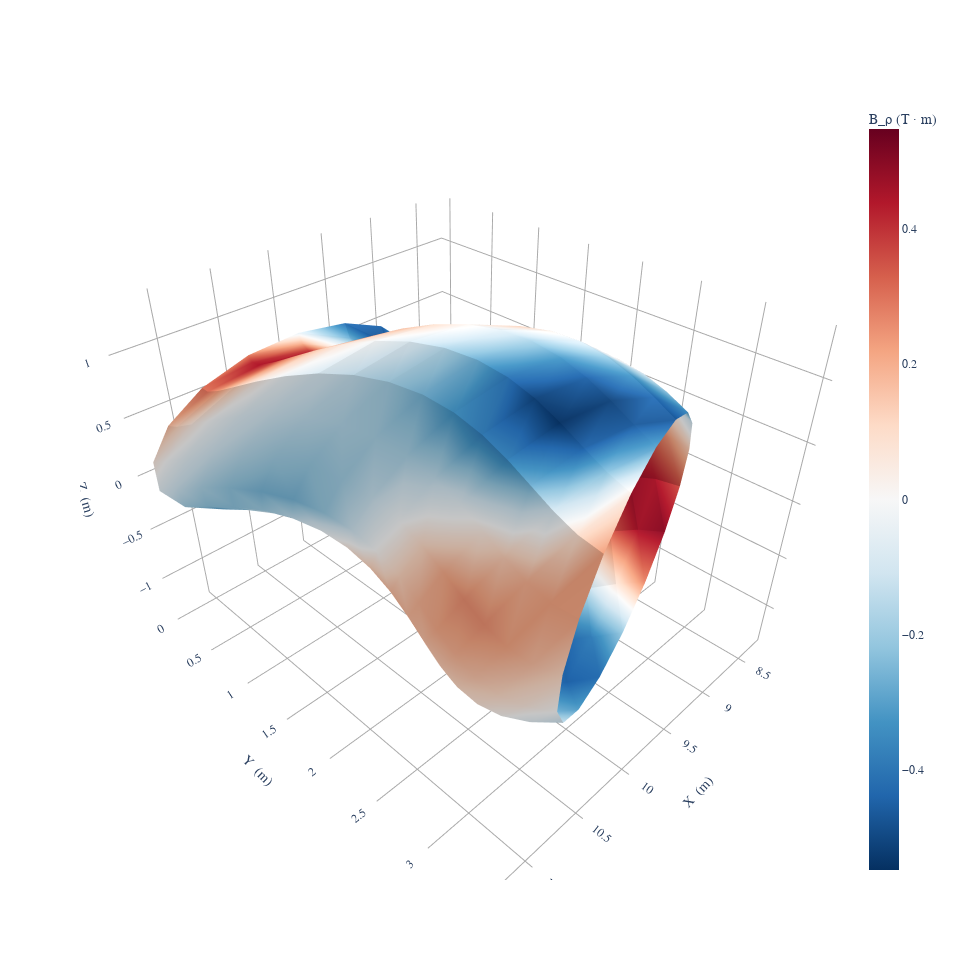

Notebook cell for this chart:
### Code cell
plot_3d(eq, "B_rho", eval_grid)

### Figure 1 — Plotly figure (JSON) as saved in the notebook; plotly's stock layout.template omitted (floating-point values rounded to 4 significant figures; data arrays with more than 128 entries replaced by an {"elided": "..."} marker saying what was removed)
{"data": [{"colorbar": {"title": {"text": "B_ρ (T · m)"}}, "colorscale": [[0, "rgb(5,48,97)"], [0.1, "rgb(33,102,172)"], [0.2, "rgb(67,147,195)"], [0.3, "rgb(146,197,222)"], [0.4, "rgb(209,229,240)"], [0.5, "rgb(247,247,247)"], [0.6, "rgb(253,219,199)"], [0.7, "rgb(244,165,130)"], [0.8, "rgb(214,96,77)"], [0.9, "rgb(178,24,43)"], [1, "rgb(103,0,31)"]], "flatshading": true, "i": {"elided": "544 int values"}, "intensity": {"elided": "289 float values"}, "j": {"elided": "544 int values"}, "k": {"elided": "544 int values"}, "name": "B_ρ (T · m)", "opacity": 1, "showscale": true, "type": "mesh3d", "x": {"elided": "289 float values"}, "y": {"elided": "289 float values"}, "z": {"elided": "289 float values"}}], "layout": {"font": {"family": "Times"}, "height": 960.3, "scene": {"aspectmode": "data", "xaxis": {"backgroundcolor": "white", "gridcolor": "darkgrey", "showbackground": false, "title": {"text": "X  (m)"}, "zerolinecolor": "darkgrey"}, "yaxis": {"backgroundcolor": "white", "gridcolor": "darkgrey", "showbackground": false, "title": {"text": "Y  (m)"}, "zerolinecolor": "darkgrey"}, "zaxis": {"backgroundcolor": "white", "gridcolor": "darkgrey", "showbackground": false, "title": {"text": "Z  (m)"}, "zerolinecolor": "darkgrey"}}, "title": {"text": "", "x": 0.5, "xanchor": "center", "y": 0.9, "yanchor": "top"}, "width": 960.3}}
